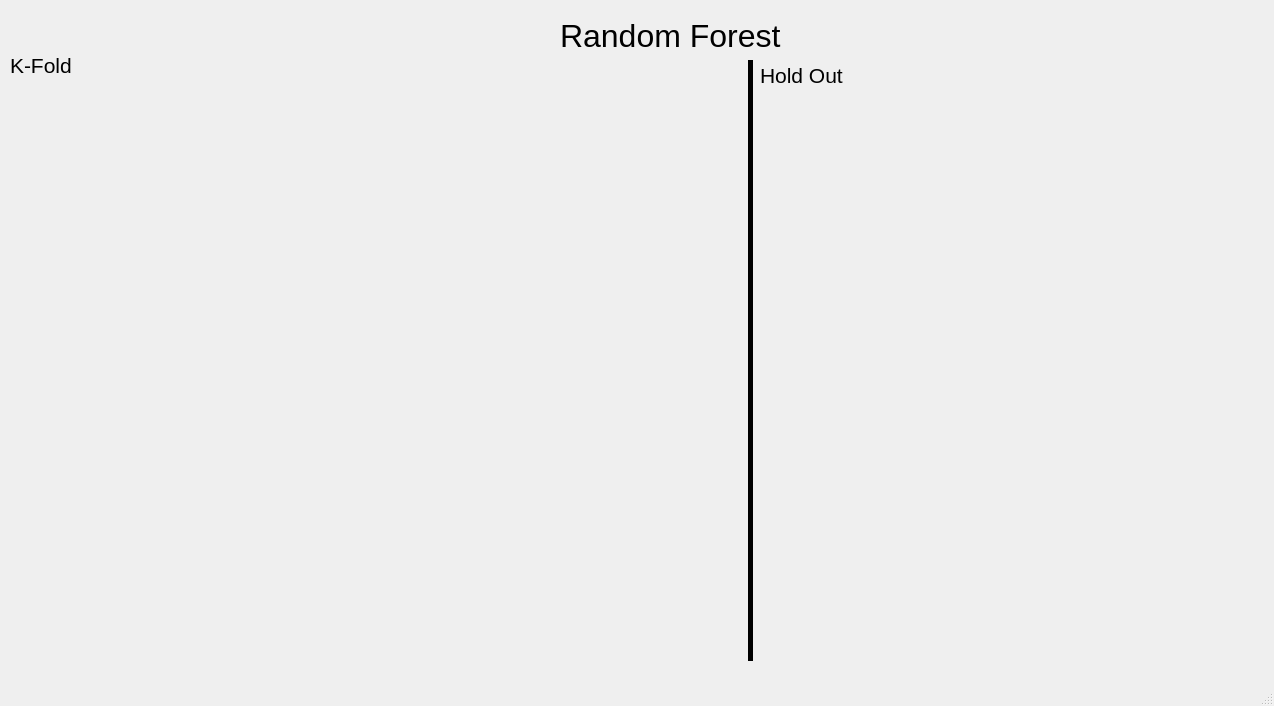
<?xml version="1.0" encoding="UTF-8"?>
<ui version="4.0">
 <class>MainWindow</class>
 <widget class="QMainWindow" name="MainWindow">
  <property name="geometry">
   <rect>
    <x>0</x>
    <y>0</y>
    <width>1274</width>
    <height>706</height>
   </rect>
  </property>
  <property name="windowTitle">
   <string>MainWindow</string>
  </property>
  <widget class="QWidget" name="centralwidget">
   <widget class="QLabel" name="label_3">
    <property name="geometry">
     <rect>
      <x>760</x>
      <y>60</y>
      <width>121</width>
      <height>31</height>
     </rect>
    </property>
    <property name="font">
     <font>
      <pointsize>16</pointsize>
     </font>
    </property>
    <property name="text">
     <string>Hold Out</string>
    </property>
   </widget>
   <widget class="QLabel" name="label_8">
    <property name="geometry">
     <rect>
      <x>760</x>
      <y>380</y>
      <width>501</width>
      <height>261</height>
     </rect>
    </property>
    <property name="text">
     <string/>
    </property>
    <property name="pixmap">
     <pixmap>../gorseller/siniflandiricilar/randomForest/scores_hout.png</pixmap>
    </property>
   </widget>
   <widget class="QLabel" name="label_5">
    <property name="geometry">
     <rect>
      <x>10</x>
      <y>350</y>
      <width>511</width>
      <height>251</height>
     </rect>
    </property>
    <property name="text">
     <string/>
    </property>
    <property name="pixmap">
     <pixmap>../gorseller/siniflandiricilar/randomForest/scores_kfold.png</pixmap>
    </property>
   </widget>
   <widget class="QLabel" name="label">
    <property name="geometry">
     <rect>
      <x>560</x>
      <y>10</y>
      <width>291</width>
      <height>51</height>
     </rect>
    </property>
    <property name="font">
     <font>
      <pointsize>24</pointsize>
     </font>
    </property>
    <property name="text">
     <string>Random Forest</string>
    </property>
   </widget>
   <widget class="QLabel" name="label_4">
    <property name="geometry">
     <rect>
      <x>10</x>
      <y>80</y>
      <width>321</width>
      <height>261</height>
     </rect>
    </property>
    <property name="text">
     <string/>
    </property>
    <property name="pixmap">
     <pixmap>../gorseller/siniflandiricilar/randomForest/confusion_matrix_kfold.png</pixmap>
    </property>
   </widget>
   <widget class="QLabel" name="label_2">
    <property name="geometry">
     <rect>
      <x>10</x>
      <y>50</y>
      <width>121</width>
      <height>31</height>
     </rect>
    </property>
    <property name="font">
     <font>
      <pointsize>16</pointsize>
     </font>
    </property>
    <property name="text">
     <string>K-Fold</string>
    </property>
   </widget>
   <widget class="QLabel" name="label_7">
    <property name="geometry">
     <rect>
      <x>760</x>
      <y>100</y>
      <width>331</width>
      <height>281</height>
     </rect>
    </property>
    <property name="text">
     <string/>
    </property>
    <property name="pixmap">
     <pixmap>../gorseller/siniflandiricilar/randomForest/confusion_matrix_hout.png</pixmap>
    </property>
   </widget>
   <widget class="QLabel" name="label_6">
    <property name="geometry">
     <rect>
      <x>330</x>
      <y>70</y>
      <width>401</width>
      <height>271</height>
     </rect>
    </property>
    <property name="text">
     <string/>
    </property>
    <property name="pixmap">
     <pixmap>../gorseller/siniflandiricilar/randomForest/acc_kfold.png</pixmap>
    </property>
   </widget>
   <widget class="Line" name="line">
    <property name="geometry">
     <rect>
      <x>740</x>
      <y>60</y>
      <width>20</width>
      <height>601</height>
     </rect>
    </property>
    <property name="frameShadow">
     <enum>QFrame::Plain</enum>
    </property>
    <property name="lineWidth">
     <number>5</number>
    </property>
    <property name="orientation">
     <enum>Qt::Vertical</enum>
    </property>
   </widget>
  </widget>
  <widget class="QMenuBar" name="menubar">
   <property name="geometry">
    <rect>
     <x>0</x>
     <y>0</y>
     <width>1274</width>
     <height>21</height>
    </rect>
   </property>
  </widget>
  <widget class="QStatusBar" name="statusbar"/>
 </widget>
 <resources/>
 <connections/>
</ui>
